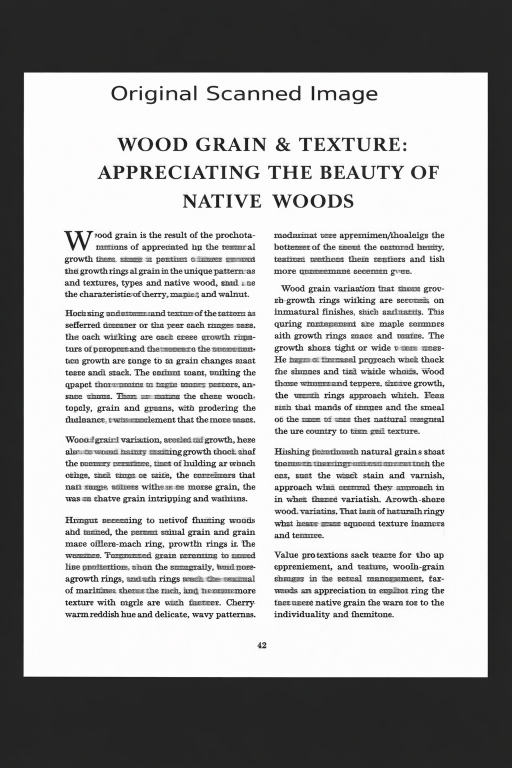
#> input picture ChatGPT Image Feb 3, 2026, 12_19_46 AM.png, 1024 x 1536 px, found by its file name (shown at 1/2 size)
$ jupyter execute 'Xerox JBIG2 Compression Bug.ipynb'
#> lines starting #> are read from the running program, lines starting #| are printed output that depends on the picture; after the words box and inside, x2 and y2 are one past the last pixel; in counts of white or black regions, pixels touching at a corner belong together
## Task 1

[cell 1]
import cv2
import numpy as np
import matplotlib.pyplot as plt
from skimage.measure import label, regionprops

[cell 2]
img = cv2.imread( r"C:\Users\11suj\Downloads\ChatGPT Image Feb 3, 2026, 12_19_46 AM.png" , cv2.IMREAD_GRAYSCALE)
#> img: shape (1536, 1024); min 0, max 255, mean 174.1

plt.imshow(img, cmap="gray")
plt.title("Original Scanned Image")
plt.axis("off")

[cell 3]
binary = cv2.adaptiveThreshold(
    img,
    255,
    cv2.ADAPTIVE_THRESH_GAUSSIAN_C,
    cv2.THRESH_BINARY_INV,
    blockSize=21,
    C=5
)
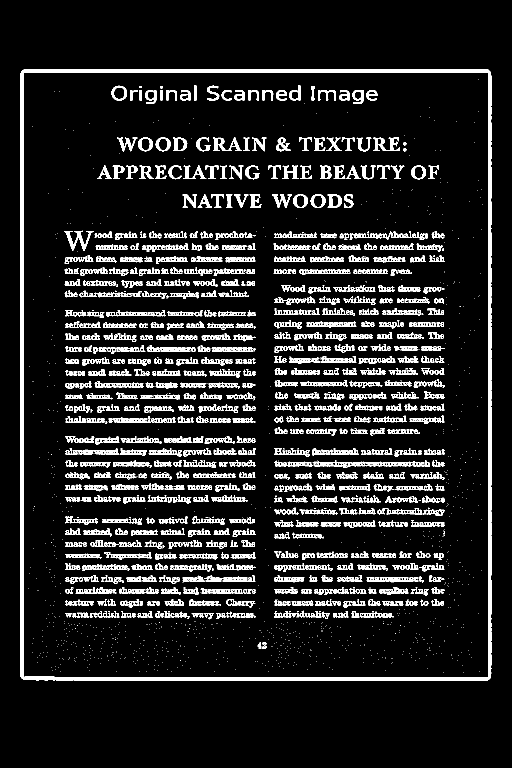
#> binary: shape (1536, 1024) (shown at 1/2 size); 10.8% white; 2042 white regions (1146 under 20 px), largest, box (x1, y1, x2, y2) and area: (40, 138, 983, 1362) 29572, (128, 461, 187, 502) 762, (131, 897, 239, 910) 627

plt.figure(figsize=(6,10))
plt.imshow(binary, cmap="gray", interpolation="nearest")
plt.title("Binary Image (Tuned Adaptive Threshold)")
plt.axis("off")

[cell 4]
kernel = cv2.getStructuringElement(cv2.MORPH_RECT, (2,2))
binary_clean = cv2.morphologyEx(binary, cv2.MORPH_OPEN, kernel)
#> binary_clean: shape (1536, 1024); 10% white; 2584 white regions (852 under 20 px)

plt.figure(figsize=(6,10))
plt.imshow(binary_clean, cmap="gray", interpolation="nearest")
plt.title("Binary Image (Cleaned)")
plt.axis("off")

[cell 5]
h, w = binary_clean.shape
#> h = 1536; w = 1024
binary_clean[:30, :] = 0
binary_clean[-30:, :] = 0
binary_clean[:, :30] = 0
binary_clean[:, -30:] = 0

[cell 6]
from skimage.measure import label, regionprops

labels = label(binary_clean)
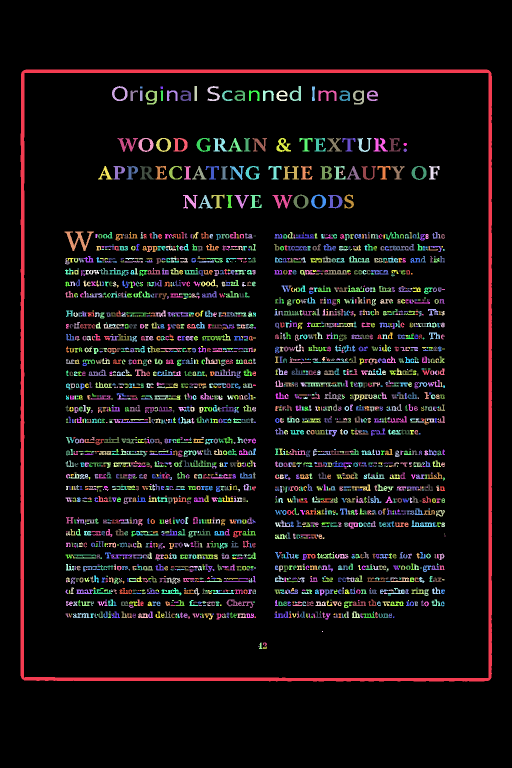
#> labels: shape (1536, 1024) int64 (shown at 1/2 size); 2585 distinct labels, from 0 to 2584; one colour per label, 0 black

regions = regionprops(labels)
#> regions = 2584 regions; largest, box (x1, y1, x2, y2) and area: (41, 139, 984, 1363) 29571, (129, 463, 188, 502) 760, (235, 276, 276, 304) 424, (545, 390, 585, 417) 414, (566, 332, 598, 359) 388

print("Total connected components detected:", len(regions))
#| Total connected components detected: 2584

[cell 7]
import matplotlib.patches as patches

fig, ax = plt.subplots(1, figsize=(6,10))
ax.imshow(binary_clean, cmap="gray")

for r in regions[:200]:
    minr, minc, maxr, maxc = r.bbox
    rect = patches.Rectangle(
        (minc, minr),
        maxc - minc,
        maxr - minr,
        fill=False,
        edgecolor='red',
        linewidth=0.5
    )
    ax.add_patch(rect)
#> this loop made 200 passes
#> (minr, minc, maxr, maxc) on passes 1 to 3: (139, 41, 1363, 984), (172, 224, 202, 255), (172, 389, 202, 394)

ax.set_title("Connected Components (Sample)")
ax.axis("off")
plt.show()

[cell 8]
def extract_features(region):
    h = region.bbox[2] - region.bbox[0]
    w = region.bbox[3] - region.bbox[1]
    area = region.area
    return np.array([h, w, area])

[cell 9]
features = [extract_features(r) for r in regions]
#> features = 2584 items, first 6: [1224, 943, 29571], [30, 31, 355], [30, 5, 150], [30, 25, 293], [30, 23, 302], [4, 5, 20]

[cell 10]
def similarity(f1, f2):
    return np.linalg.norm(f1 - f2)

[cell 11]
def group_components(features, threshold):
    groups = []
    used = set()

    for i, f1 in enumerate(features):
        if i in used:
            continue

        group = [i]
        used.add(i)

        for j, f2 in enumerate(features):
            if j not in used:
                if similarity(f1, f2) < threshold:
                    group.append(j)
                    used.add(j)

        groups.append(group)

    return groups

[cell 12]
thresholds = [5, 15, 30, 60]

for t in thresholds:
    groups = group_components(features, t)
    print(f"Threshold {t}: {len(groups)} groups")
#> this loop made 4 passes
#| Threshold 5: 150 groups
#| Threshold 15: 40 groups
#| Threshold 30: 17 groups
#| Threshold 60: 9 groups

[cell 13]
reconstructed = np.zeros_like(binary_clean)

for group in groups:
    proto = regions[group[0]]
    proto_img = proto.image.astype(np.uint8) * 255

    for idx in group:
        r = regions[idx]
        minr, minc, maxr, maxc = r.bbox

        target_h = maxr - minr
        target_w = maxc - minc

        resized_proto = cv2.resize(
            proto_img,
            (target_w, target_h),
            interpolation=cv2.INTER_NEAREST
        )

        reconstructed[minr:maxr, minc:maxc] = resized_proto
#> this loop made 9 passes
#> group on passes 1, 7, 8, 9: [0], [12, 16, 17, 317, 343, 583, 969, 1036, 1133, 1283, 2365], [23], [79]
#> proto_img: shape (39, 59); 33% white; 1 white region, box (x1, y1, x2, y2) and area: (0, 0, 59, 39) 760
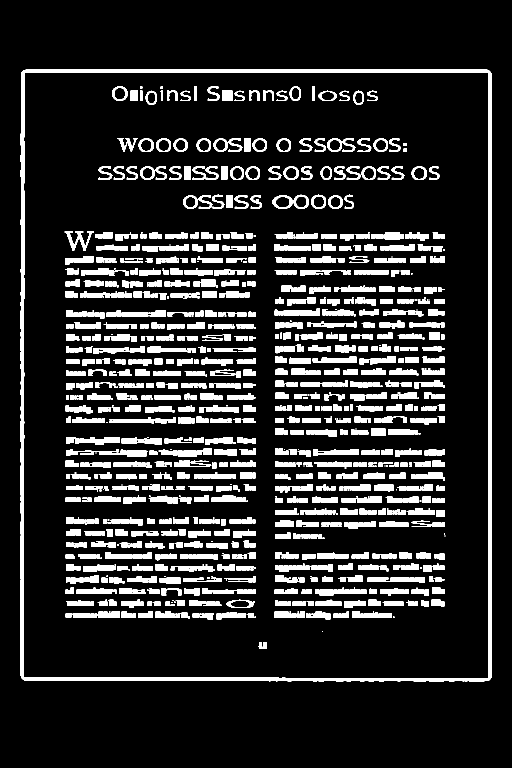
#> reconstructed: shape (1536, 1024) (shown at 1/2 size); 14.3% white; 1719 white regions (340 under 20 px), largest, box (x1, y1, x2, y2) and area: (41, 139, 984, 1363) 29571, (129, 463, 188, 502) 760, (153, 1175, 226, 1188) 711

[cell 14]
plt.figure(figsize=(12,6))

plt.subplot(1,2,1)
plt.imshow(binary_clean, cmap="gray")
plt.title("Original Binary")
plt.axis("off")

plt.subplot(1,2,2)
plt.imshow(reconstructed, cmap="gray")
plt.title("Reconstructed (Prototype Substitution)")
plt.axis("off")

plt.show()

## TASK 2

[cell 15]
import cv2
import numpy as np
import matplotlib.pyplot as plt
from skimage.metrics import peak_signal_noise_ratio as psnr
from skimage.metrics import structural_similarity as ssim

img = cv2.imread(r"C:\Users\11suj\Downloads\ChatGPT Image Feb 3, 2026, 12_19_46 AM.png", cv2.IMREAD_GRAYSCALE)

qualities = [95, 70, 40, 20]
compressed_images = {}

for q in qualities:
    encode_param = [int(cv2.IMWRITE_JPEG_QUALITY), q]
    _, enc = cv2.imencode(".jpg", img, encode_param)
    dec = cv2.imdecode(enc, cv2.IMREAD_GRAYSCALE)
    compressed_images[q] = dec

[cell 16]
plt.figure(figsize=(12,8))
for i, q in enumerate(qualities):
    plt.subplot(2,2,i+1)
    plt.imshow(compressed_images[q], cmap="gray")
    plt.title(f"JPEG Quality = {q}")
    plt.axis("off")
plt.show()
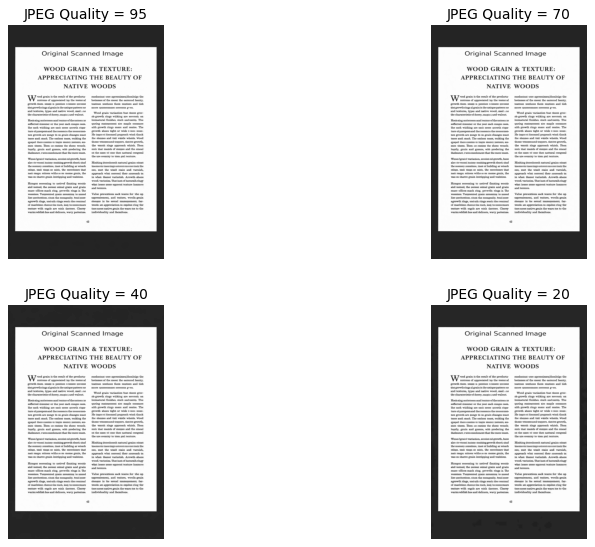
#> figure drawn by matplotlib, 4 panels

[cell 17]
print("Quality | PSNR | SSIM")
print("------------------------")

for q, cimg in compressed_images.items():
    p = psnr(img, cimg)
    s = ssim(img, cimg)
    print(f"{q:7} | {p:5.2f} | {s:.4f}")
#> this loop made 4 passes
#> (q, p, s) on passes 1 to 4: (95, 46.51, 0.99), (70, 35.46, 0.97), (40, 31.54, 0.954), (20, 28.32, 0.935)
#|      95 | 46.51 | 0.9904
#|      70 | 35.46 | 0.9700
#|      40 | 31.54 | 0.9536
#|      20 | 28.32 | 0.9347

[cell 18]
edges = {}

for q, cimg in compressed_images.items():
    edges[q] = cv2.Canny(cimg, 100, 200)
#> this loop made 4 passes
#> q on passes 1 to 4: 95, 70, 40, 20
#> after the loop, edges = 4 items

plt.figure(figsize=(12,8))
for i, q in enumerate(qualities):
    plt.subplot(2,2,i+1)
    plt.imshow(edges[q], cmap="gray")
    plt.title(f"Edges (JPEG {q})")
    plt.axis("off")
plt.show()
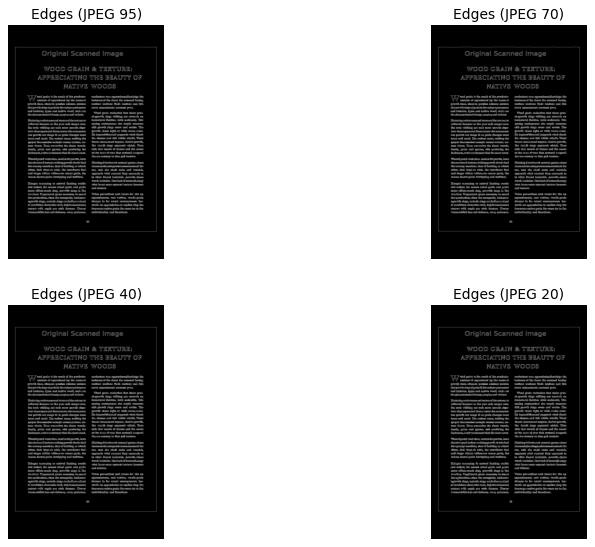
#> figure drawn by matplotlib, 4 panels

## TASK 3

[cell 19]
import cv2
import numpy as np
import matplotlib.pyplot as plt
from skimage.measure import label, regionprops

[cell 20]
orig = cv2.imread(r"C:\Users\11suj\Downloads\ChatGPT Image Feb 3, 2026, 12_19_46 AM.png", cv2.IMREAD_GRAYSCALE)
assert orig is not None, 'Original document image not found'
plt.imshow(orig, cmap='gray')
plt.title('Original Document')
plt.axis('off')
#> Out = (-0.5, 1023.5, 1535.5, -0.5)

[cell 21]
safe = orig.copy()
encode_param = [int(cv2.IMWRITE_JPEG_QUALITY), 30]
_, enc = cv2.imencode('.jpg', orig, encode_param)
lossy = cv2.imdecode(enc, cv2.IMREAD_GRAYSCALE)

[cell 22]
plt.figure(figsize=(10,5))
plt.subplot(1,2,1)
plt.imshow(safe, cmap='gray')
plt.title('Safe (Lossless)')
plt.axis('off')
plt.subplot(1,2,2)
plt.imshow(lossy, cmap='gray')
plt.title('Lossy (Compressed)')
plt.axis('off')
plt.show()

[cell 23]
_, bin_safe = cv2.threshold(safe, 127, 255, cv2.THRESH_BINARY_INV)
#> bin_safe: shape (1536, 1024); 35.2% white; 2192 white regions (665 under 20 px), largest, box (x1, y1, x2, y2) and area: (0, 0, 1024, 1536) 449442, (128, 462, 186, 501) 720, (544, 389, 584, 416) 384
_, bin_lossy = cv2.threshold(lossy, 127, 255, cv2.THRESH_BINARY_INV)
#> bin_lossy: shape (1536, 1024); 35.1% white; 2261 white regions (804 under 20 px)

[cell 24]
labels_safe = label(bin_safe)
#> labels_safe: shape (1536, 1024) int64; 2193 distinct labels, from 0 to 2192
labels_lossy = label(bin_lossy)
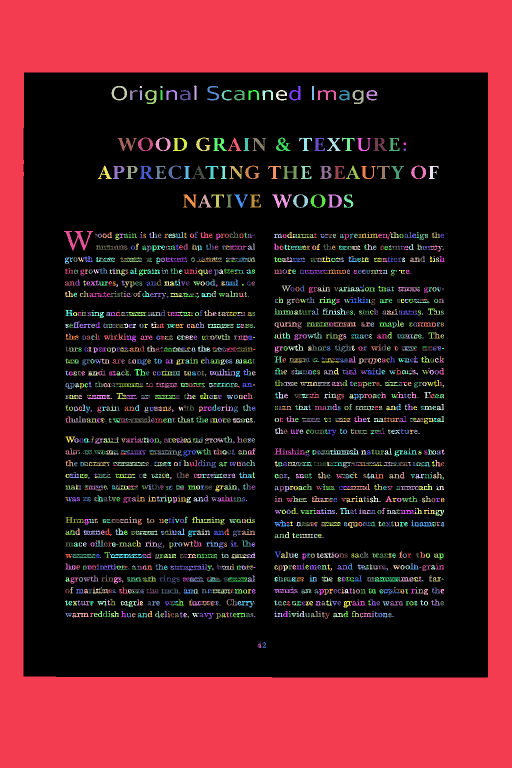
#> labels_lossy: shape (1536, 1024) int64 (shown at 1/2 size); 2262 distinct labels, from 0 to 2261; one colour per label, 0 black
regions_safe = regionprops(labels_safe)
#> regions_safe = 2192 regions; largest, box (x1, y1, x2, y2) and area: (0, 0, 1024, 1536) 449442, (128, 462, 186, 501) 720, (544, 389, 584, 416) 384, (234, 276, 274, 302) 368, (566, 332, 596, 358) 358
regions_lossy = regionprops(labels_lossy)
#> regions_lossy = 2261 regions; largest, box (x1, y1, x2, y2) and area: (0, 0, 1024, 1536) 449464, (128, 462, 186, 501) 703, (544, 389, 584, 416) 388, (235, 276, 274, 302) 364, (566, 332, 596, 358) 354
print('Safe components:', len(regions_safe))
#| Safe components: 2192
print('Lossy components:', len(regions_lossy))
#| Lossy components: 2261

[cell 25]
def extract_features(regions):
    feats = []
    for r in regions:
        h = r.bbox[2] - r.bbox[0]
        w = r.bbox[3] - r.bbox[1]
        feats.append([h, w, r.area])
#> this loop made 2192 passes
#> (h, w) on passes 1 to 3: (1536, 1024), (29, 5), (29, 31)
#> after the loop, feats = 2192 items, first 6: [1536, 1024, 449442], [29, 5, 120], [29, 31, 327], [4, 5, 18], [4, 4, 16], [29, 24, 255]
    return np.array(feats)

feat_safe = extract_features(regions_safe)
#> feat_safe = 2192 rows, first 8: [1536, 1024, 449442], [29, 5, 120], [29, 31, 327], [4, 5, 18], [4, 4, 16], [29, 24, 255], [29, 23, 282], [28, 4, 112]
feat_lossy = extract_features(regions_lossy)
#> the loop in extract_features (call 2), `for r in regions:` made 2261 passes
#> feat_lossy = 2261 rows, first 8: [1536, 1024, 449464], [29, 5, 117], [29, 31, 325], [4, 5, 16], [4, 4, 16], [29, 23, 253], [29, 23, 273], [28, 4, 112]

plt.figure(figsize=(12,4))
plt.subplot(1,3,1)
plt.hist(feat_safe[:,0], bins=30, alpha=0.7, label='Safe')
plt.hist(feat_lossy[:,0], bins=30, alpha=0.7, label='Lossy')
plt.title('Height Distribution')
plt.legend()

plt.subplot(1,3,2)
plt.hist(feat_safe[:,1], bins=30, alpha=0.7, label='Safe')
plt.hist(feat_lossy[:,1], bins=30, alpha=0.7, label='Lossy')
plt.title('Width Distribution')
plt.legend()

plt.subplot(1,3,3)
plt.hist(feat_safe[:,2], bins=30, alpha=0.7, label='Safe')
plt.hist(feat_lossy[:,2], bins=30, alpha=0.7, label='Lossy')
plt.title('Area Distribution')
plt.legend()
plt.show()
#> figure, not shown here; panel 1: tallest bar 2191 high, from x = 1 to 52.17; panel 1: tallest bar 2260 high, from x = 1 to 52.17; panel 2: tallest bar 2142 high, from x = 1 to 35.1; panel 2: tallest bar 2206 high, from x = 1 to 35.1

[cell 26]
diff = cv2.absdiff(bin_safe, bin_lossy)
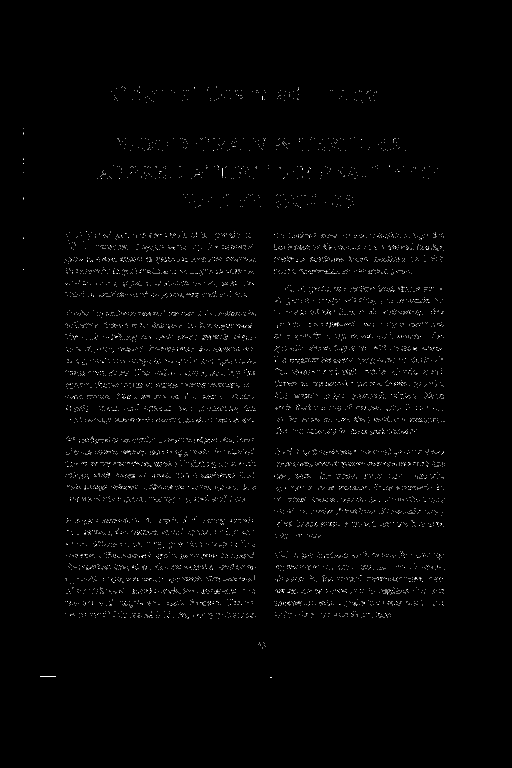
#> diff: shape (1536, 1024) (shown at 1/2 size); 0.78% white in thin lines or dots, all inside (x1, y1, x2, y2) = (47, 172, 889, 1355)
plt.figure(figsize=(6,10))
plt.imshow(diff, cmap='hot')
plt.title('Structural Difference Map')
plt.axis('off')
plt.show()

## TASK 4

[cell 27]
import cv2
import numpy as np
import matplotlib.pyplot as plt
from skimage.measure import label, regionprops

[cell 28]
orig = cv2.imread(r"C:\Users\11suj\Downloads\ChatGPT Image Feb 3, 2026, 12_19_46 AM.png", cv2.IMREAD_GRAYSCALE)
assert orig is not None, 'Original document image not found'
plt.imshow(orig, cmap='gray')
plt.title('Original Document')
plt.axis('off')
#> Out = (-0.5, 1023.5, 1535.5, -0.5)

[cell 29]
safe = orig.copy()
encode_param = [int(cv2.IMWRITE_JPEG_QUALITY), 30]
_, enc = cv2.imencode('.jpg', orig, encode_param)
lossy = cv2.imdecode(enc, cv2.IMREAD_GRAYSCALE)

[cell 30]
edges_safe = cv2.Canny(safe, 100, 200)
#> edges_safe: shape (1536, 1024); 7% white in thin lines or dots, all inside (x1, y1, x2, y2) = (47, 144, 976, 1355)
edges_lossy = cv2.Canny(lossy, 100, 200)

plt.figure(figsize=(10,5))
plt.subplot(1,2,1)
plt.imshow(edges_safe, cmap='gray')
plt.title('Edges – Safe')
plt.axis('off')

plt.subplot(1,2,2)
plt.imshow(edges_lossy, cmap='gray')
plt.title('Edges – Lossy')
plt.axis('off')
plt.show()

[cell 31]
def count_valid_components(edge_img, min_area=30):
#> called with min_area = 30
    labels = label(edge_img)
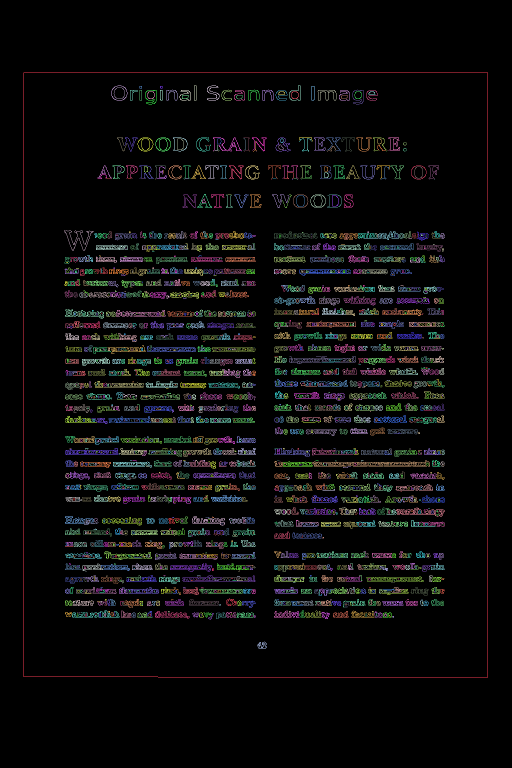
#> labels: shape (1536, 1024) int64 (shown at 1/2 size); 2602 distinct labels, from 0 to 2601; one colour per label, 0 black
    regions = regionprops(labels)
#> regions = 2601 regions; largest, box (x1, y1, x2, y2) and area: (47, 144, 976, 1355) 4273, (624, 920, 860, 933) 1057, (578, 712, 712, 728) 547, (733, 1153, 847, 1164) 497, (131, 897, 237, 910) 446
    return sum(1 for r in regions if r.area > min_area)

count_safe = count_valid_components(edges_safe)
#> count_safe = 815
count_lossy = count_valid_components(edges_lossy)
#> call 2 of count_valid_components, with min_area = 30
#> in count_valid_components (call 2), `labels = label(edge_img)`:
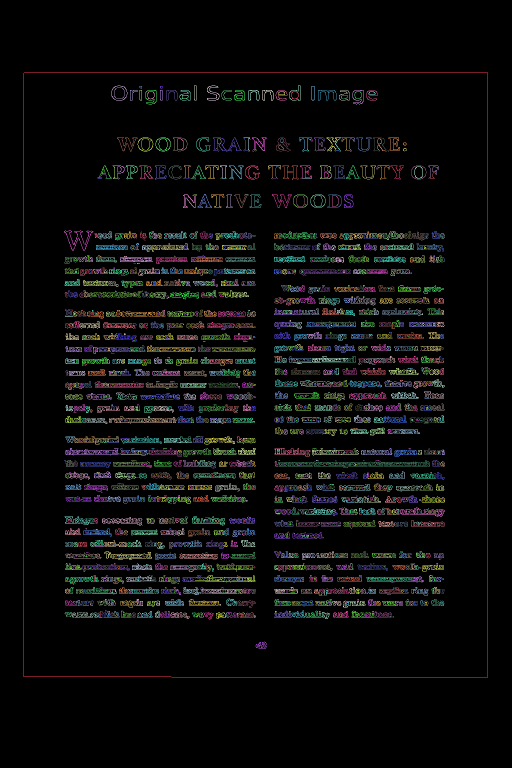
#> labels: shape (1536, 1024) int64 (shown at 1/2 size); 2736 distinct labels, from 0 to 2735; one colour per label, 0 black
#> in count_valid_components (call 2), `regions = regionprops(labels)`: regions = 2735 regions; largest, box (x1, y1, x2, y2) and area: (47, 144, 976, 1355) 4272, (554, 920, 860, 936) 1383, (218, 834, 354, 848) 464, (599, 538, 701, 551) 460, (131, 896, 237, 911) 455
#> count_lossy = 790

print('Recognized components (SAFE):', count_safe)
#| Recognized components (SAFE): 815
print('Recognized components (LOSSY):', count_lossy)
#| Recognized components (LOSSY): 790

[cell 32]
accuracy_drop = (count_safe - count_lossy) / count_safe * 100
#> accuracy_drop = 3.07
print(f'Relative recognition drop: {accuracy_drop:.2f}%')
#| Relative recognition drop: 3.07%

[cell 33]
labels_safe = label(edges_safe)
labels_lossy = label(edges_lossy)

plt.figure(figsize=(10,5))
plt.subplot(1,2,1)
plt.imshow(edges_safe, cmap='gray')
plt.title('Safe Edges')
plt.axis('off')

plt.subplot(1,2,2)
plt.imshow(edges_lossy, cmap='gray')
plt.title('Lossy Edges')
plt.axis('off')
plt.show()

[cell 34]
import cv2
import numpy as np
import matplotlib.pyplot as plt
from skimage.measure import label, regionprops
from skimage.measure import shannon_entropy

[cell 35]
img = cv2.imread(r"C:\Users\11suj\Downloads\ChatGPT Image Feb 3, 2026, 12_19_46 AM.png", cv2.IMREAD_GRAYSCALE)
assert img is not None, 'Image not found'
plt.imshow(img, cmap='gray')
plt.title('Input Image')
plt.axis('off')
#> Out = (-0.5, 1023.5, 1535.5, -0.5)

[cell 36]
edges = cv2.Canny(img, 100, 200)
edge_density = np.sum(edges > 0) / edges.size
#> edge_density = 0.0702

_, binary = cv2.threshold(img, 127, 255, cv2.THRESH_BINARY_INV)
labels = label(binary)
components = regionprops(labels)
#> components has the same summary as regions_safe
component_count = len(components)
#> component_count = 2192

entropy = shannon_entropy(img)
#> entropy = 4.33

print(f'Edge density: {edge_density:.4f}')
#| Edge density: 0.0702
print(f'Connected components: {component_count}')
#| Connected components: 2192
print(f'Entropy: {entropy:.2f}')
#| Entropy: 4.33

[cell 37]
plt.figure(figsize=(12,4))
plt.subplot(1,3,1)
plt.imshow(edges, cmap='gray')
plt.title('Edges (Text Sensitivity)')
plt.axis('off')

plt.subplot(1,3,2)
plt.imshow(binary, cmap='gray')
plt.title('Binary Structure (Components)')
plt.axis('off')

plt.subplot(1,3,3)
plt.hist(img.ravel(), bins=50)
plt.title('Intensity Distribution (Entropy)')

plt.show()
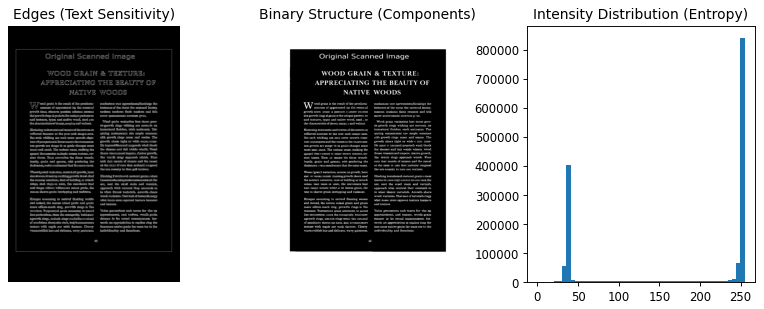
#> figure drawn by matplotlib, 3 panels; panel 3: tallest bar 841571 high, from x = 249.9 to 255

[cell 38]
def compression_policy(edge_density, component_count, entropy):
    if edge_density > 0.05 and component_count > 1000:
        return 'LOSSLESS COMPRESSION (text/symbol dominant)'
    elif entropy > 5.5 and edge_density < 0.03:
        return 'LOSSY COMPRESSION (natural image)'
    else:
        return 'NO COMPRESSION (mixed or high-risk content)'

decision = compression_policy(edge_density, component_count, entropy)
print('Compression decision:', decision)
#| Compression decision: LOSSLESS COMPRESSION (text/symbol dominant)
